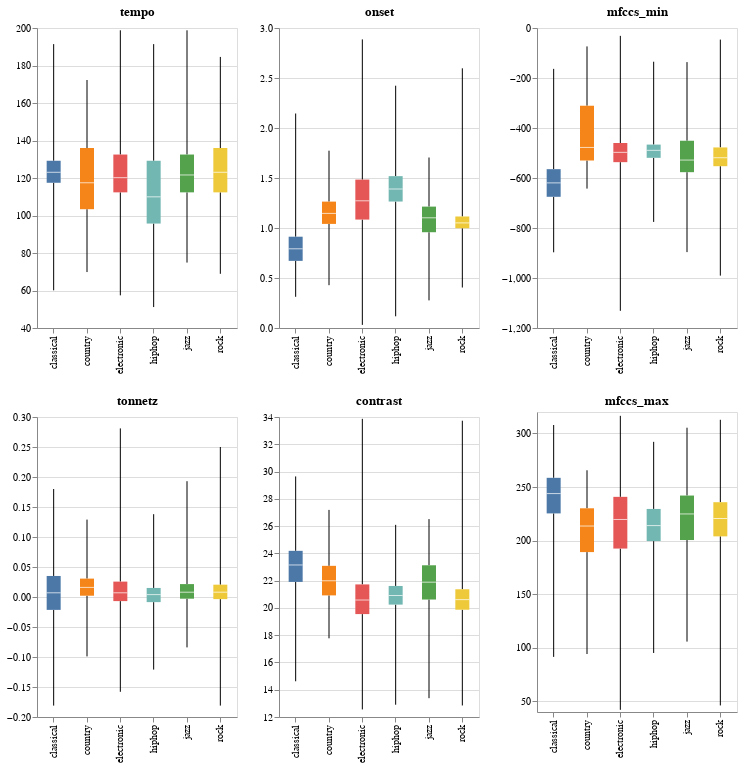

The notebook cell this image was saved under:
### Code cell
#two variables (spectral_centroids_accelerate and spectral_centroids_delta) do not show much variablity by genre.
#These variables might not be the best predictors of a genre.

box_plot('tempo') & box_plot('tonnetz') | box_plot('onset') & box_plot(
    'contrast') | box_plot('mfccs_min') & box_plot('mfccs_max')
